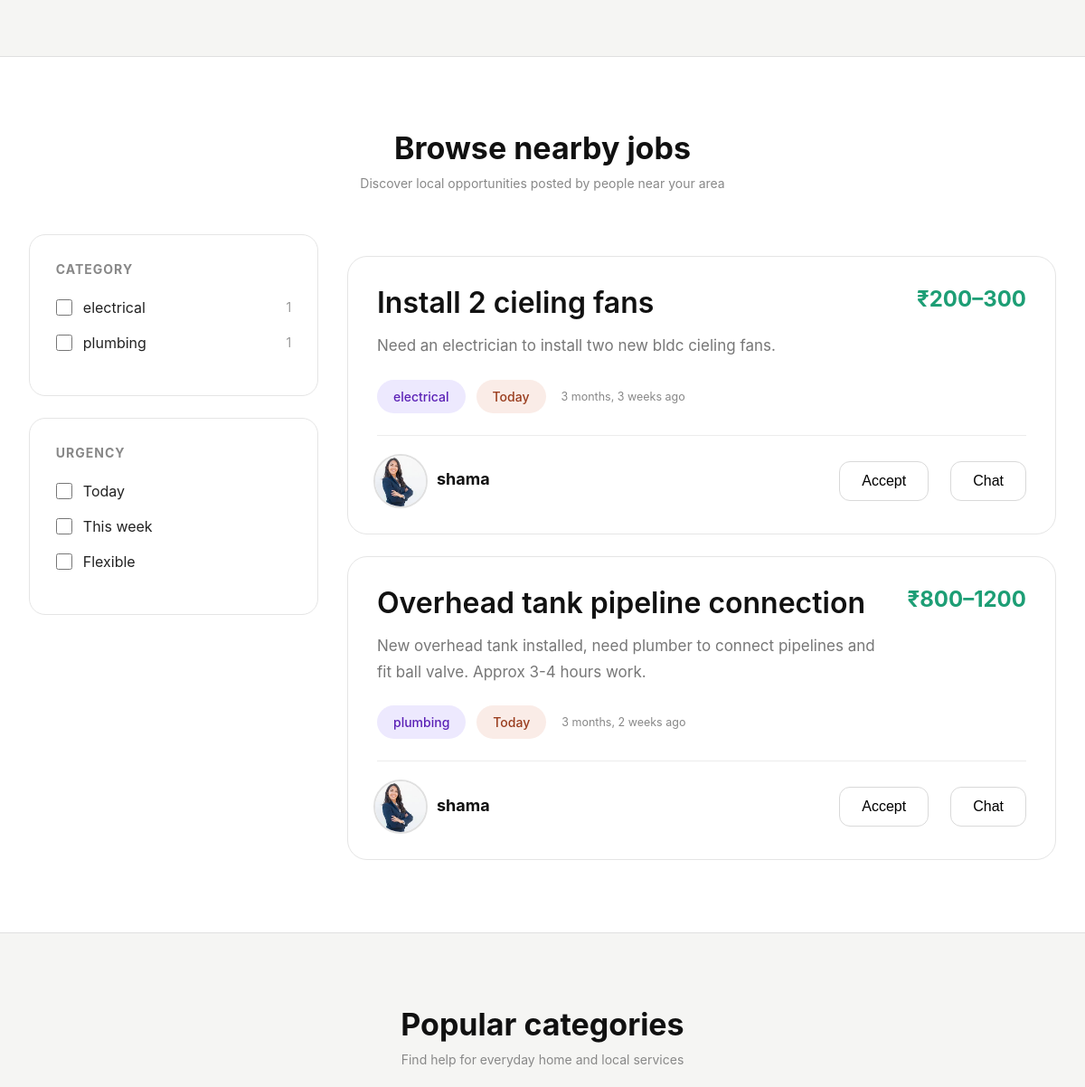
Page /Home_helper (signed in, middle part) on the earlier database version.
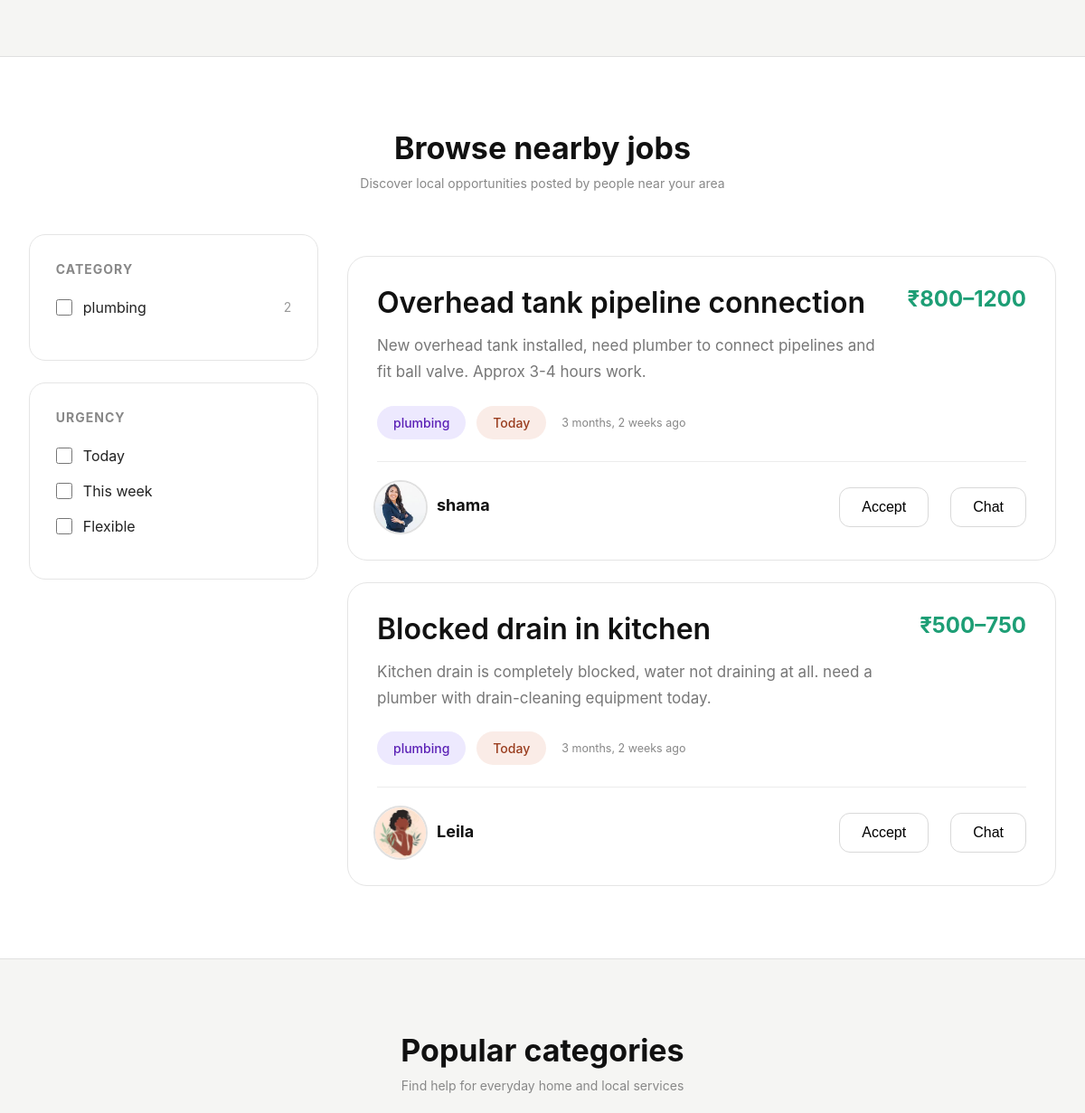
Same page on the later database version.
### projectnearhelpapp/models.py (models this page shows)
class Job_postings(models.Model):
        Client = models.ForeignKey(settings.AUTH_USER_MODEL, on_delete=models.CASCADE)
        Title = models.CharField(max_length=80)
        Category = models.CharField()
        Description = models.TextField(max_length=500)
        Photos = models.ImageField(upload_to="job_photos/" , blank=True, null=True)
        Budget_min = models.IntegerField(blank=True, null=True)
        Budget_max = models.IntegerField(blank=True, null=True)
        Duration = models.CharField()
        Urgency = models.CharField()
        Area = models.CharField(max_length=100)
        Town = models.CharField(max_length=100)
        Pin = models.IntegerField(max_length=6)
        Date_posted = models.DateTimeField(auto_now_add=True)
        Status = models.CharField(max_length=20, default='open')
        @property
        def client_fullname(self):
                if hasattr(self.Client, 'client_details'):
                        return self.Client.client_details.Fullname
                return None
        @property
        def client_photo(self):
                if hasattr(self.Client, 'client_details'):
                        return self.Client.client_details.Photo
                return None

class Client_details(models.Model):
        user = models.OneToOneField(settings.AUTH_USER_MODEL, on_delete=models.CASCADE , related_name='client_details' , null=True, blank=True)
        Fullname = models.CharField(max_length=50)
        Phone_number = models.CharField()
        Email = models.CharField()
        Area = models.CharField()
        Town = models.CharField()
        Pin = models.IntegerField()
        Password = models.CharField(max_length=128)
        Preferred_language = models.CharField(max_length=50 , null=True, blank=True)
        Preferred_contact_method = models.CharField(max_length=50 , null=True, blank=True)
        Photo = models.ImageField(upload_to="photos/client_photos/" , blank=True, null=True)

### projectnearhelpapp/views.py (the view)
# urls.py: path('Home_helper',views.Home_helper,name='Home_helper'),
@login_required
def Home_helper(request):
    all_jobs = Job_postings.objects.all()
    search_query = request.GET.get('search', '').strip()
    selected_categories = request.GET.getlist('category')
    selected_urgencies  = request.GET.getlist('urgency')
    Whole_jobs = all_jobs
    if search_query:
        Whole_jobs = Whole_jobs.filter(
            Q(Title__icontains=search_query) |
            Q(Description__icontains=search_query)
        )
    if selected_categories:
        Whole_jobs = Whole_jobs.filter(Category__in=selected_categories)
    if selected_urgencies:
        Whole_jobs = Whole_jobs.filter(Urgency__in=selected_urgencies)
    category_counts = (
                            Job_postings.objects
                            .values_list('Category', flat=False)
                            .values('Category')
                            .annotate(count=Count('id'))
                            .values_list('Category', 'count')
                            .order_by('Category')
                        )
    context = {
        'client_jobs':Whole_jobs,
        'category_counts': category_counts,
        'total_jobs': Whole_jobs.count(),
        'open_jobs': Whole_jobs.filter(Status='open').count(),
        'completed_jobs': Whole_jobs.filter(Status='closed').count(),
        'selected_categories': selected_categories,
        'selected_urgencies': selected_urgencies
    }
    return render(request,'home2_helper.html', context)

### projectnearhelpapp/templates/home2_helper.html (shortened to what this page needs)
<!DOCTYPE html>
<html lang="en">
    <head>
        {% load static %}
        <link rel="stylesheet"
            href="https://cdn.jsdelivr.net/npm/@tabler/icons-webfont@latest/dist/tabler-icons.min.css">
        <link rel="stylesheet" href="{% static 'css/home_helper.css' %}">
    </head>
    <body>
        <section class="hero">
        </section>
        <section class="jobs-section">
            <div class="section-heading">
                <h2>Browse nearby jobs</h2>
                <p>Discover local opportunities posted by people near your
                    area</p>
            </div>
            <div class="jobs-layout">
                <form method="GET" id="filter-form">
                    <aside class="jobs-filters">
                        <div class="filter-box">
                            <h3>CATEGORY</h3>
                            {% for cat, count in category_counts %}
                            <label class="filter-item">
                                <div class="filter-left">
                                    <input type="checkbox" name="category"
                                        value="{{ cat }}"
                                        onchange="document.getElementById('filter-form').submit()">
                                    <span>{{ cat }}</span>
                                </div>
                                <small>{{ count }}</small>
                            </label>
                            {% endfor %}
                        </div>
                        <div class="filter-box">
                            <h3>URGENCY</h3>
                            <label class="filter-item">
                                <div class="filter-left">
                                    <input type="checkbox" name="urgency"
                                        value="today"
                                        onchange="document.getElementById('filter-form').submit()">
                                    <span>Today</span>
                                </div>
                            </label>
                            <label class="filter-item">
                                <div class="filter-left">
                                    <input type="checkbox" name="urgency"
                                        value="week"
                                        onchange="document.getElementById('filter-form').submit()">
                                    <span>This week</span>
                                </div>
                            </label>
                            <label class="filter-item">
                                <div class="filter-left">
                                    <input type="checkbox" name="urgency"
                                        value="flexible"
                                        onchange="document.getElementById('filter-form').submit()">
                                    <span>Flexible</span>
                                </div>
                            </label>
                        </div>
                    </aside>
                </form>
                <div class="jobs-list" id="jobsection">
                    {% for job in client_jobs %}
                    <div class="job-card">
                        <div class="job-top">
                            <div>
                                <h3 class="job-title">{{ job.Title }}</h3>
                                <p>
                                    {{ job.Description|truncatewords:20 }}
                                </p>
                            </div>
                            <h4>₹{{ job.Budget_min }}–{{ job.Budget_max }}</h4>
                        </div>
                        <div class="job-tags">
                            <span class="tag purple-tag">
                                {{ job.Category }}</span>
                            {% if job.Urgency == 'today' %}
                            <span class="tag red-tag">Today</span>
                            {% elif job.Urgency == 'week' %}
                            <span class="tag red-tag">This Week</span>
                            {% else %}
                            <span class="tag red-tag">Flexible</span>
                            {% endif%}
                            <div class="distance">
                                <small>
                                    {{ job.Date_posted|timesince }} ago</small>
                            </div>
                        </div>
                        <div class="job-bottom">
                            <div class="user-box">
                                <div class="avatar green-avatar">
                                    {% if job.client_photo %}
                                    <img class="avatar-img"
                                        src="{{ job.client_photo.url }}"
                                        alt="Profile photo" />
                                    {% else %}
                                    <div class="avatar-placeholder">
                                        {{ job.client_fullname|first|upper }}
                                    </div>
                                    {% endif %}
                                </div>
                                <div>
                                    <h5>{{ job.client_fullname }}</h5>
                                </div>
                            </div>
                            <div class="job-action">
                                <form method="POST"
                                    action="{% url 'Helper_accept_job' job.id %}">
                                    <button type="submit">Accept</button>
                                </form>
                                <button>Chat</button>
                            </div>
                        </div>
                    </div>
                    {% endfor %}
                </div>
            </div>
        </section>
        <section class="categories-section" id="categories">
            <div class="section-heading">
                <h2>Popular categories</h2>
                <p>Find help for everyday home and local services</p>
            </div>
        </section>
    </body>
</html>

### static/css/home_helper.css (style rules this page uses)
* { margin: 0; padding: 0; box-sizing: border-box; }
html { scroll-behavior: smooth; }
body { font-family: -apple-system, BlinkMacSystemFont, 'Segoe UI', Roboto, sans-serif; background: #f5f5f3; color: #111; min-height: 100vh; }
.hero { padding: 4rem 2rem; }
.section-heading { text-align: center; margin-bottom: 3rem; }
.section-heading h2 { font-size: 34px; margin-bottom: 10px; }
.section-heading p { color: #888; font-size: 14px; }
.categories-section { padding: 5rem 2rem; }
.jobs-section { padding:5rem 2rem; background:#fff; border-top:0.5px solid #e0e0e0; border-bottom:0.5px solid #e0e0e0; }
.jobs-layout { max-width:1200px; margin:auto; display:grid; grid-template-columns:320px 1fr; gap:2rem; align-items:start; }
.jobs-filters { display:flex; flex-direction:column; gap:1.5rem; position:sticky; top:90px; }
.filter-box { background:#fff; border:0.5px solid #e5e5e5; border-radius:18px; padding:1.8rem; }
.filter-box h3 { font-size:14px; letter-spacing:1px; color:#888; margin-bottom:1.5rem; }
.filter-item { display:flex; align-items:center; justify-content:space-between; margin-bottom:1.2rem; cursor:pointer; }
.filter-left { display:flex; align-items:center; gap:12px; }
.filter-item input { width:18px; height:18px; accent-color:#1D9E75; cursor:pointer; }
.filter-item span { font-size:16px; color:#222; }
.filter-item small { color:#999; font-size:14px; }
.jobs-list { display:flex; flex-direction:column; gap:1.5rem; }
.job-card { background:#fff; border:0.5px solid #e5e5e5; border-radius:22px; padding:2rem; transition:0.2s; }
.job-top { display:flex; justify-content:space-between; gap:2rem; margin-bottom:1.4rem; }
.job-top h3 { font-size:32px; line-height:1.2; margin-bottom:14px; font-weight:600; }
.job-top p { font-size:17px; color:#777; line-height:1.7; max-width:800px; }
.job-top h4 { color:#1D9E75; font-size:24px; white-space:nowrap; }
.job-tags { display:flex; align-items:center; flex-wrap:wrap; gap:12px; padding-bottom:1.5rem; border-bottom:0.5px solid #ececec; }
.tag { padding:10px 18px; border-radius:999px; font-size:14px; font-weight:500; }
.red-tag { background:#FAECE7; color:#993C1D; }
.purple-tag { background: #EDE9FE; color: #5B21B6; }
.distance { display:flex; align-items:center; gap:5px; color:#888; font-size:15px; }
.job-bottom { display:flex; justify-content:space-between; align-items:center; padding-top:1.5rem; }
.user-box { display:flex; align-items:center; gap:14px; }
.avatar { width:52px; height:52px; border-radius:50%; display:flex; align-items:center; justify-content:center; font-size:18px; font-weight:600; }
.avatar-img { width: 60px; height: 60px; border-radius: 50%; object-fit: cover; border: 2px solid #e0e0e0; display: block; }
.green-avatar { background:#E1F5EE; color:#0F6E56; }
.user-box h5 { font-size:18px; margin-bottom:4px; }
.job-action { display:flex; align-items:center; gap:1.5rem; }
.job-action button { border:0.5px solid #d9d9d9; background:#fff; padding:12px 24px; border-radius:12px; font-size:16px; font-weight:500; cursor:pointer; transition:0.2s; }

Differences in the rows shown:
removed Job_postings: Title "Install 2 cieling fans", Description "Need an electrician to install two new bldc cieling fans.", Budget_min "200", Budget_max "300", Category "electrical", Urgency "Today", Date_posted "3 months, 3 weeks", client_photo (picture), client_fullname "shama"
added Job_postings: Title "Blocked drain in kitchen", Description "Kitchen drain is completely blocked, water not draining at all. need a plumber with drain-cleaning equipment today.", Budget_min "500", Budget_max "750", Category "plumbing", Urgency "Today", Date_posted "3 months, 2 weeks", client_photo (picture), client_fullname "Leila"
Other differences:
new list line: "☐ plumbing 2"
list line gone: "☐ electrical 1"
list line gone: "☐ plumbing 1"
